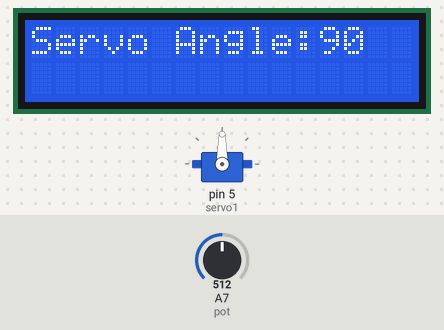
Simulated run of this sketch. Board: Arduino Nano, built with avr-gcc and run on an emulated ATmega328P. Parts: servo, 16×2 character LCD. The test bench sets the inputs (shaded band); at power-on: A7 (pot) = 512.

Above: at 1.2 s.
1.3 s: A7 (pot) set to 716
At 3.4 s:
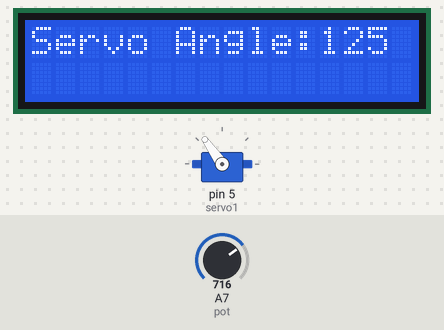
4.5 s: A7 (pot) set to 900
At 6.8 s:
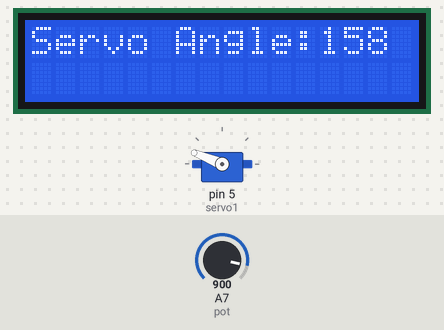
7.6 s: A7 (pot) set to 1023
At 10.1 s:
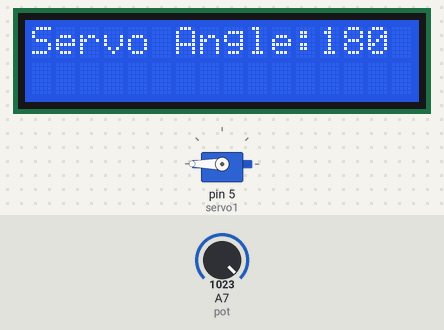
10.6 s: A7 (pot) set to 306
At 13.3 s:
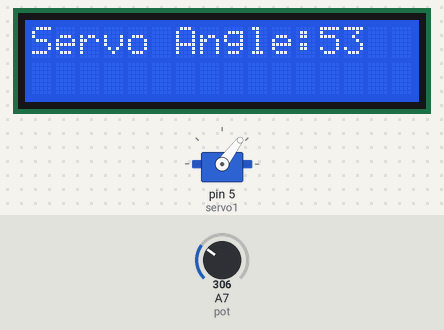
13.6 s: A7 (pot) set to 122
At 15.6 s:
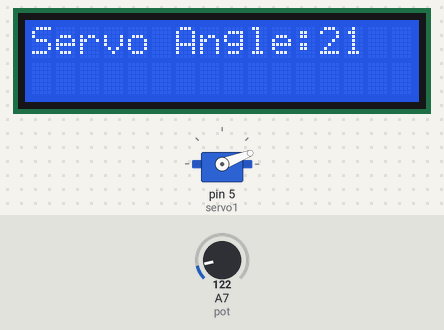
16.6 s: A7 (pot) set to 0
At 18.9 s:
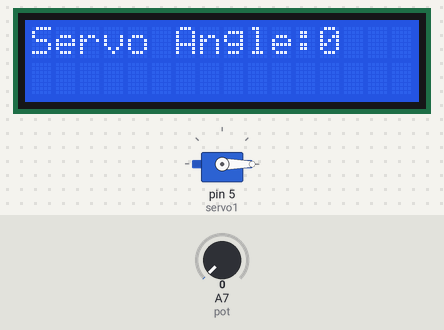
Timing chart, 0 to 20.4 s (numbered marks = the images above; inputs shaded):
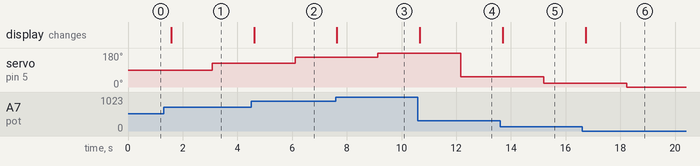

Measured:
- after the input at 1.3 s, servo on pin 5 (servo1): 90° → 125° after 1.8 s; the display: changes after 0.28 s (image 1)
- after the input at 4.5 s, servo on pin 5 (servo1): 125° → 158° after 1.6 s; the display: changes after 0.11 s (image 2)
- after the input at 7.6 s, servo on pin 5 (servo1): 158° → 180° after 1.5 s; the display: changes at once (image 3)
- after the input at 10.6 s, servo on pin 5 (servo1): 180° → 53° after 1.6 s; the display: changes after 0.07 s (image 4)
- after the input at 13.6 s, servo on pin 5 (servo1): 53° → 21° after 1.6 s; the display: changes after 0.10 s (image 5)
- after the input at 16.6 s, servo on pin 5 (servo1): 21° → 0° after 1.6 s; the display: changes after 0.13 s (image 6)

The sketch:

servo_motor_2.ino
```cpp
#include <LiquidCrystal.h>
#include <Servo.h>

const int rs=13,en=12,d4=11,d5=10,d6=9,d7=8;
LiquidCrystal lcd(rs,en,d4,d5,d6,d7);
int pot=A7;
int ro1;
// name the servo, here Servo is class/
Servo servo1;

void setup() {
  // put your setup code here, to run once:

  /*  WRONG sequence servo write will not happen
  lcd.begin(16,2);
  pinMode(pot,INPUT);
  servo1.attach(5);
  below is correct sequence*/
  servo1.attach(5);
  lcd.begin(16,2);
  pinMode(pot,INPUT);

}

void loop() {
  // put your main code here, to run repeatedly:
  ro1=analogRead(pot);
  ro1=map(ro1,0,1023,0,180);
  lcd.clear();
  lcd.print("Servo Angle:");
  lcd.print(ro1);
   delay(1500);
  servo1.write(ro1);
  delay(10);
}
```
